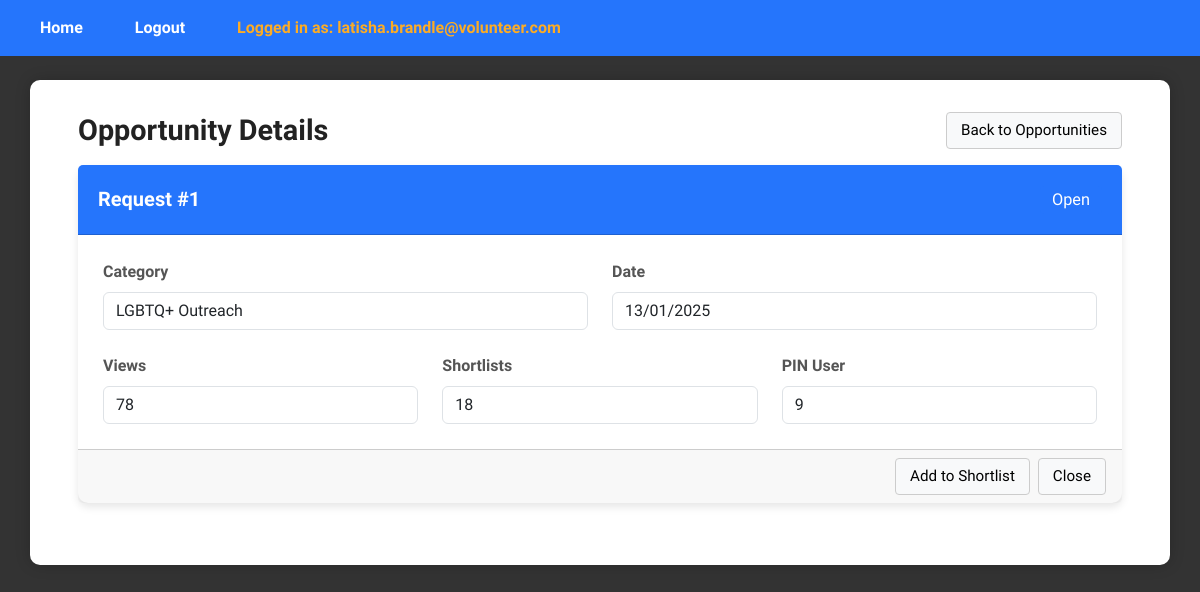
/ViewOpportunitiesDetailsPage?request_id=1 (signed in), run on the app's committed database.
### tables this page shows
CREATE TABLE request (
    request_id INTEGER PRIMARY KEY AUTOINCREMENT,
    pin_user_id INT,
    csrrep_user_id INT DEFAULT NULL,
    category_id INT,
    request_status BOOLEAN, --0 means uncompleted, 1 means completed
    request_date DATETIME,
    request_view_count INT,
    request_shortlist_count INT,
    FOREIGN KEY (pin_user_id) REFERENCES user(user_id),
    FOREIGN KEY (csrrep_user_id) REFERENCES user(user_id),
    FOREIGN KEY (category_id) REFERENCES category(category_id)
);

CREATE TABLE category (
    category_id INTEGER PRIMARY KEY AUTOINCREMENT,
    category_name VARCHAR(30),
    category_desc TEXT
);

### app.py (the view)
@app.route("/ViewOpportunitiesDetailsPage", methods=["GET"])
def viewOpportunitiesDetailsPage():
    if 'email' not in session:
        return redirect(url_for('login'))
    if session['role_id'] != 4:  # Assuming CSR Rep
        return redirect(url_for('login'))
    request_id = request.args.get('request_id')
    view_controller = ViewOpportunitiesDetailsController()
    opportunity= view_controller.viewOpportunitiesDetails(request_id)
    return render_template("csr/ViewOpportunitiesDetailsPage.html", opportunity=opportunity)

### controllers/csrrep/ViewOpportunitiesDetailsController.py (called while the page is built)
    def viewOpportunitiesDetails(self, request_id):
        request = Request()
        return request.viewOpportunitiesDetails(request_id)

### database/database_management.py (called while the page is built)
def dbConnection():
    return sqlite3.connect("database/volunteer_system.db")

### templates/csr/ViewOpportunitiesDetailsPage.html (shortened to what this page needs)
{% extends "layout.html" %}
{% block content %}
<div class="dashboard-wrapper">
  <div class="dashboard-container">
    <div class="d-flex justify-content-between align-items-center mb-3">
      <h1 class="m-0">Opportunity Details</h1>
      <div class="d-flex gap-2 align-items-center">
        <a href="{{ url_for('viewOpportunitiesPage') }}" class="plain-btn">Back to Opportunities</a>
      </div>
    </div>
    {% if not opportunity %}
      <div class="card"><div class="card-body"><p class="m-0">Opportunity not found.</p></div></div>
    {% else %}
      <div class="card">
        <div class="card-header d-flex justify-content-between align-items-center">
          <h5 class="m-0">Request #{{ opportunity.request_id }}</h5>
          <div>
            {% if opportunity.request_status in (1, True, '1', 'true', 'True') %}
              <span class="badge bg-success">Completed</span>
            {% else %}
              <span class="badge bg-platform-manager">Open</span>
            {% endif %}
          </div>
        </div>
        <div class="card-body">
          <div class="row g-4">
            <div class="col-md-6">
              <label class="form-label">Category</label>
              <div class="form-control" readonly>
                {% if opportunity.category_name %}
                  {{ opportunity.category_name }}
                {% else %}
                  Category {{ opportunity.category_id }}
                {% endif %}
              </div>
            </div>
            <div class="col-md-6">
              <label class="form-label">Date</label>
              <input class="form-control" value="{{ opportunity.request_date }}" readonly>
            </div>
            <div class="col-md-4">
              <label class="form-label">Views</label>
              <input class="form-control" value="{{ opportunity.request_view_count if opportunity.request_view_count is not none else 0 }}" readonly>
            </div>
            <div class="col-md-4">
              <label class="form-label">Shortlists</label>
              <input class="form-control" value="{{ opportunity.request_shortlist_count if opportunity.request_shortlist_count is not none else 0 }}" readonly>
            </div>
            <div class="col-md-4">
              <label class="form-label">PIN User</label>
              <input class="form-control" value="{{ opportunity.pin_user_id if opportunity.pin_user_id is not none else '-' }}" readonly>
            </div>
          </div>
        </div>
        <div class="card-footer d-flex justify-content-end gap-2">
          <form method="post" action="{{ url_for('addToShortlistPage') }}" style="display:inline;">
            <button class="plain-btn" type="submit">Add to Shortlist</button>
          </form>
          <a href="{{ url_for('viewOpportunitiesPage') }}" class="plain-btn">Close</a>
        </div>
      </div>
    {% endif %}
  </div>
</div>
{% endblock %}

### static/css/styles.css (style rules this page uses)
body { font-family: "Stack Sans Headline", system-ui, 'Trebuchet MS', "Segoe UI", Geneva, Verdana, sans-serif; background: #333; color: #333; margin: 0; padding: 0; min-height: 100vh; }
h1 { text-align: center; margin-bottom: 1.5rem; color: #222; font-weight: 700; font-size: 1.8rem; }
label { display: block; margin-bottom: 0.4rem; font-weight: 600; color: #555; }
.card { box-shadow: 0 4px 8px rgba(0,0,0,0.1); border-radius: 10px; border: none; margin-bottom: 30px; background: #fff; }
.card-header { background-color: #2575fc; color: white; padding: 20px; border-radius: 10px 10px 0 0; font-size: 1.2rem; }
.card-header h5 { margin: 0; font-weight: 600; }
.card-body { padding: 25px; }
.badge { font-size: 0.85em; padding: 6px 12px; font-weight: 500; border-radius: 4px; display: inline-block; }
.badge.bg-platform-manager { background-color: #2575fc; color: white; }
.plain-btn { background-color: #f8f9fa; border: 1px solid #ccc; color: #000; padding: 6px 14px; border-radius: 4px; font-size: 0.95rem; font-weight: 500; cursor: pointer; text-decoration: none; display: inline-block; transition: background-color 0.2s ease, border-color 0.2s ease; }

### templates/csr/ViewOpportunitiesDetailsPage.html (style rules this page uses)
.badge.bg-platform-manager { background:#2575fc;color:#fff }

### data on the page
request: request_id "1", request_date "13/01/2025", request_view_count "78", request_shortlist_count "18", pin_user "9"
category: category_name "LGBTQ+ Outreach"

### other printed values
{{ session.email }} "latisha.brandle@volunteer.com"
